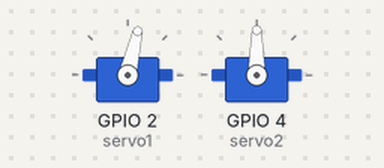
Bench run of a sketch on a simulated ESP32. On the bench: 2 × servo.

Above: at 0.15 s.
At 37.1 s:
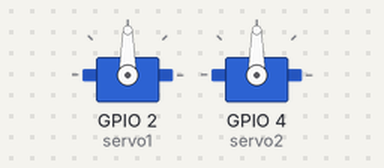
At 39.93 s:
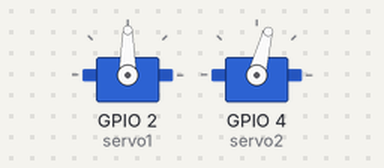
Timing chart, 0 to 40.0 s (numbered marks = the images above):
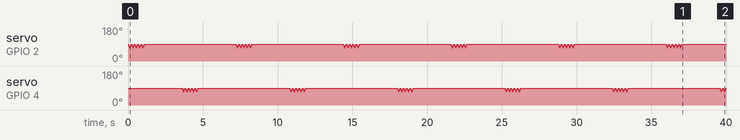

The sketch:

lagartija_v1.ino
```cpp
#include <Arduino.h>
#include <ESP32Servo.h>


Servo servo1; // Objeto para el servo motor 1
Servo servo2; // Objeto para el servo motor 2


int angle1 = 90; // Ángulo actual del servo 1
int angle2 = 90; // Ángulo actual del servo 2


int direction1 = -1; // Dirección del movimiento del servo 1 (-1 = izquierda, 1 = derecha)
int direction2 = -1; // Dirección del movimiento del servo 2 (-1 = izquierda, 1 = derecha)


unsigned long previousMillis = 0;  // Almacena el último tiempo registrado
unsigned long waitStartMillis = 0; // Almacena el tiempo al iniciar la espera
const int interval = 5;            // Intervalo de tiempo para ambos servos (en ms)
const int waitDuration = 2500;     // Duración de la espera (10 segundos en ms)


const int minAngle = 70; // Ángulo mínimo para los servos
const int maxAngle = 90; // Ángulo máximo para los servos


int moveCount1 = 0; // Contador de movimientos para el servo1
int moveCount2 = 0; // Contador de movimientos para el servo2


bool isServo1Active = true; // Indica si el servo1 está activo (controlando)
bool isWaiting = false;     // Indica si se está realizando la espera de 10 segundos


void setup()
{
  servo1.attach(2); // Conecta el servo motor 1 al pin 9
  servo2.attach(4); // Conecta el servo motor 2 al pin 10


  // Inicializar ambos servos en la posición central
  servo1.write(angle1);
  servo2.write(angle2);
}


void loop()
{
  unsigned long currentMillis = millis(); // Obtener el tiempo actual


  if (isWaiting)
  {
    // Comprobar si la espera de 10 segundos ha finalizado
    if (currentMillis - waitStartMillis >= waitDuration)
    {
      isWaiting = false;                // Finalizar la espera
      isServo1Active = !isServo1Active; // Cambiar al otro servo
    }
    return; // Detener ejecución hasta que termine la espera
  }


  if (currentMillis - previousMillis >= interval)
  {
    previousMillis = currentMillis; // Actualizar el último tiempo


    if (isServo1Active)
    {
      // Control del movimiento del servo 1
      angle1 += direction1;
      if (angle1 <= minAngle || angle1 >= maxAngle)
      {
        direction1 *= -1; // Cambiar dirección si se alcanza el límite
        moveCount1++;     // Incrementar el contador de movimientos del servo 1
      }
      servo1.write(angle1); // Mover el servo 1 al nuevo ángulo


      // Cambiar al estado de espera después de 5 movimientos completos
      if (moveCount1 >= 10)
      {
        moveCount1 = 0;                  // Reiniciar el contador del servo 1
        isWaiting = true;                // Activar la espera
        waitStartMillis = currentMillis; // Registrar el tiempo de inicio de la espera
      }
    }
    else
    {
      // Control del movimiento del servo 2
      angle2 += direction2;
      if (angle2 <= minAngle || angle2 >= maxAngle)
      {
        direction2 *= -1; // Cambiar dirección si se alcanza el límite
        moveCount2++;     // Incrementar el contador de movimientos del servo 2
      }
      servo2.write(angle2); // Mover el servo 2 al nuevo ángulo


      // Cambiar al estado de espera después de 5 movimientos completos
      if (moveCount2 >= 10)
      {
        moveCount2 = 0;                  // Reiniciar el contador del servo 2
        isWaiting = true;                // Activar la espera
        waitStartMillis = currentMillis; // Registrar el tiempo de inicio de la espera
      }
    }
  }
}
```

Measured:
- by itself, servo on GPIO 4 (servo2): moves between 71° and 90°, repeating every 7.2 s
